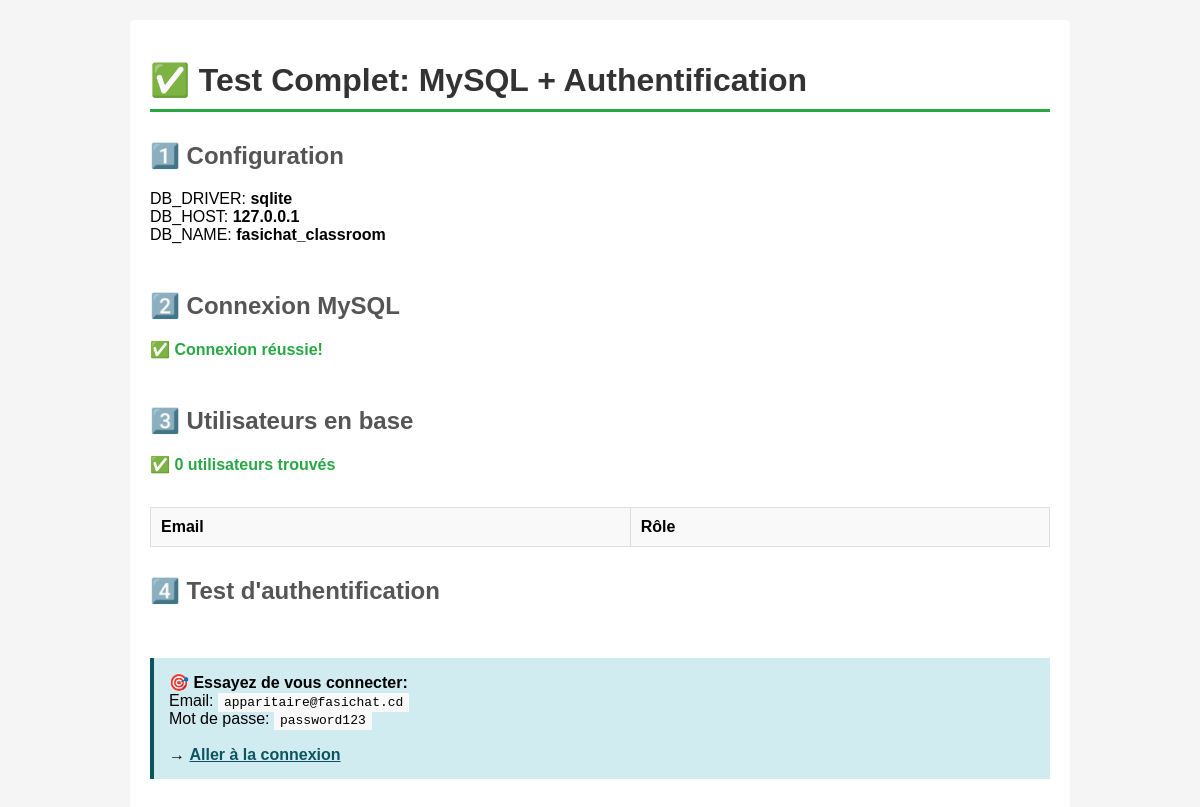
The page /test_login.php on the database as committed earlier.
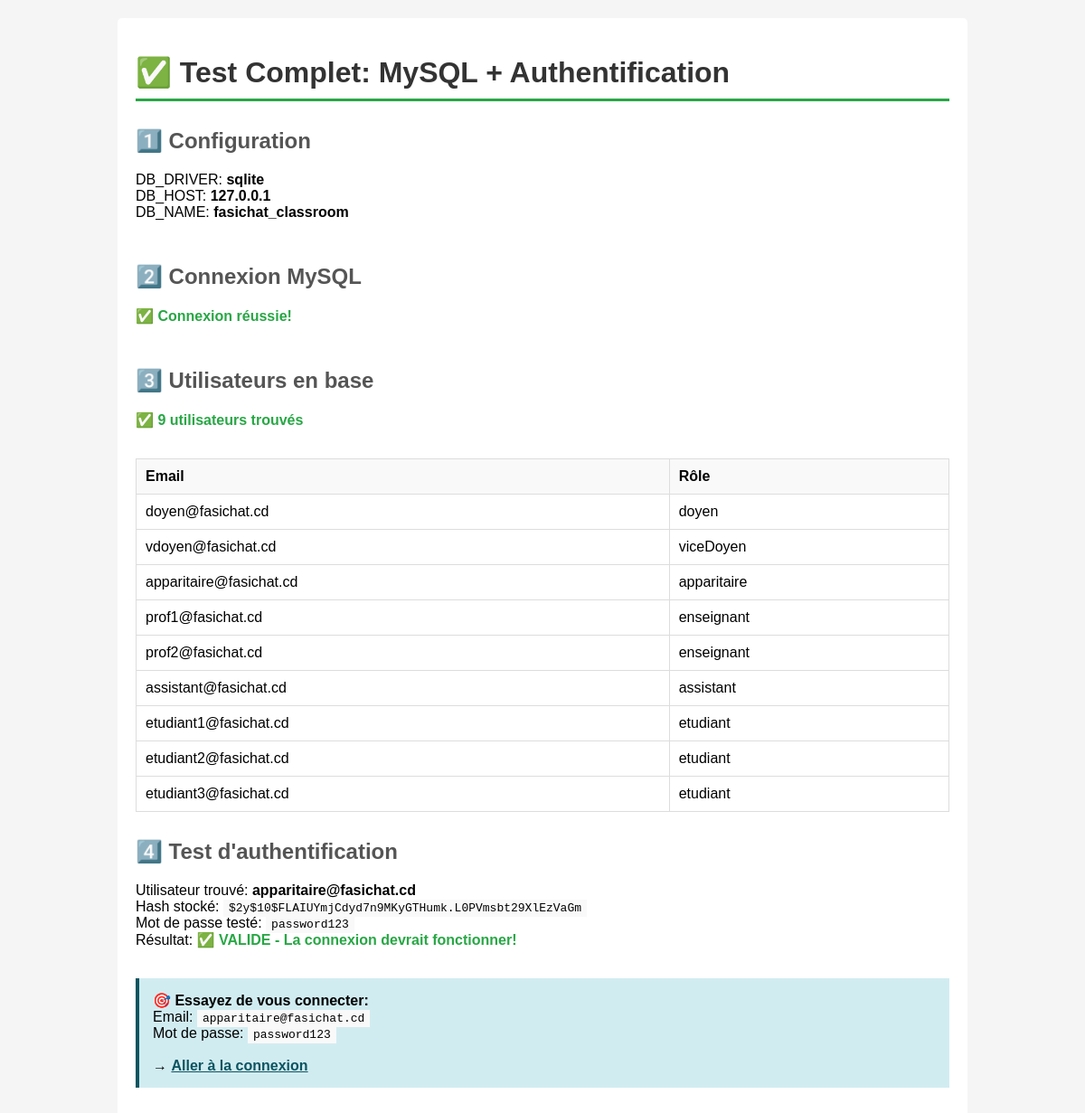
The same page on the database as committed later.
### tables this page shows
CREATE TABLE utilisateurs (
    id               INTEGER PRIMARY KEY AUTOINCREMENT,
    nom              TEXT    NOT NULL,
    prenom           TEXT    NOT NULL,
    email            TEXT    NOT NULL UNIQUE,
    mot_de_passe     TEXT    NOT NULL,
    role             TEXT    NOT NULL CHECK(role IN ('etudiant','enseignant','assistant','doyen','viceDoyen','apparitaire')),
    promotion_id     INTEGER REFERENCES promotions(id) ON DELETE SET NULL,
    avatar           TEXT    DEFAULT '',
    date_inscription TEXT    DEFAULT (datetime('now'))
);

### test_login.php (the view, shortened to what this page needs)
<?php
echo "<div class='container'>";
echo "<h1>✅ Test Complet: MySQL + Authentification</h1>";
echo "<h2>1️⃣ Configuration</h2>";
echo "DB_DRIVER: <strong>" . DB_DRIVER . "</strong><br>";
echo "DB_HOST: <strong>" . DB_HOST . "</strong><br>";
echo "DB_NAME: <strong>" . DB_NAME . "</strong><br><br>";
echo "<h2>2️⃣ Connexion MySQL</h2>";
try {
    $db = BaseDeDonnees::getInstance();
    $pdo = $db->getPDO();
    echo "<span class='ok'>✅ Connexion réussie!</span><br><br>";
    echo "<h2>3️⃣ Utilisateurs en base</h2>";
    $users = $pdo->query("SELECT id, email, role FROM utilisateurs")->fetchAll();
    echo "<span class='ok'>✅ " . count($users) . " utilisateurs trouvés</span><br><br>";
    echo "<table>";
    echo "<tr><th>Email</th><th>Rôle</th></tr>";
    foreach ($users as $user) {
        echo "<tr><td>" . $user['email'] . "</td><td>" . $user['role'] . "</td></tr>";
    }
    echo "</table>";
    echo "<h2>4️⃣ Test d'authentification</h2>";
    $user = $pdo->query("SELECT * FROM utilisateurs WHERE email='apparitaire@fasichat.cd'")->fetch();
    if ($user) {
        echo "Utilisateur trouvé: <strong>" . $user['email'] . "</strong><br>";
        echo "Hash stocké: <code>" . substr($user['mot_de_passe'], 0, 50) . "</code><br>";
        $test_password = 'password123';
        $verified = password_verify($test_password, $user['mot_de_passe']);
        if ($verified) {
            echo "Mot de passe testé: <code>$test_password</code><br>";
            echo "Résultat: <span class='ok'>✅ VALIDE - La connexion devrait fonctionner!</span><br>";
        } else {
            echo "Mot de passe testé: <code>$test_password</code><br>";
            echo "Résultat: <span class='err'>❌ INVALIDE</span><br>";
        }
    }
    echo "<br><div class='info'>";
    echo "<strong>🎯 Essayez de vous connecter:</strong><br>";
    echo "Email: <code>apparitaire@fasichat.cd</code><br>";
    echo "Mot de passe: <code>password123</code><br><br>";
    echo "→ <a href='" . BASE_PATH . "/login' style='color: #0c5460; font-weight: bold;'>Aller à la connexion</a>";
    echo "</div>";
} catch (Exception $e) {
    echo "<span class='err'>❌ Erreur:</span> " . htmlspecialchars($e->getMessage()) . "<br>";
}
echo "</div>";
?>

### test_login.php (style rules this page uses)
.container { max-width: 900px; margin: 0 auto; background: white; padding: 20px; border-radius: 5px; }
h1 { color: #333; border-bottom: 3px solid #28a745; padding-bottom: 10px; }
h2 { color: #555; margin-top: 30px; }
.ok { color: #28a745; font-weight: bold; }
.info { background: #d1ecf1; padding: 15px; border-left: 4px solid #0c5460; margin: 15px 0; }
table { width: 100%; border-collapse: collapse; margin: 15px 0; }
table td, table th { padding: 10px; border: 1px solid #ddd; text-align: left; }
table th { background: #f9f9f9; }
code { background: #f9f9f9; padding: 2px 6px; font-family: monospace; }

Rows that differ between the two databases and show on the page:
added utilisateurs: email "doyen@fasichat.cd", role "doyen"
added utilisateurs: email "vdoyen@fasichat.cd", role "viceDoyen"
added utilisateurs: email "apparitaire@fasichat.cd", role "apparitaire", mot_de_passe "$2y$10$FLAIUYmjCdyd7n9MKyGTHumk.L0PVmsbt29XlEzVaGm"
added utilisateurs: email "prof1@fasichat.cd", role "enseignant"
added utilisateurs: email "prof2@fasichat.cd", role "enseignant"
added utilisateurs: email "assistant@fasichat.cd", role "assistant"
added utilisateurs: email "etudiant1@fasichat.cd", role "etudiant"
added utilisateurs: email "etudiant2@fasichat.cd", role "etudiant"
added utilisateurs: email "etudiant3@fasichat.cd", role "etudiant"
Other text that changed with them:
count($users): "0" → "9"
$test_password: (not shown) → "password123"
text now shown: "Utilisateur trouvé: Hash stocké: Mot de passe testé: Résultat: ✅ VALIDE - La connexion devrait fonctionner!"
